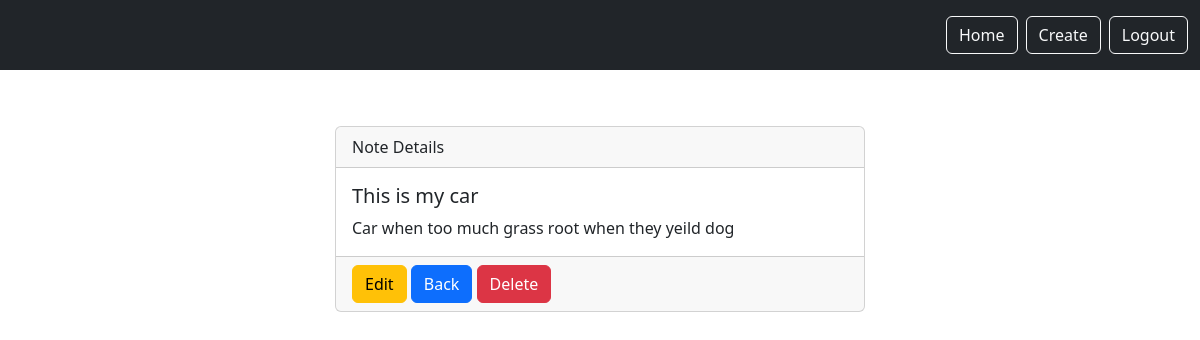
/smart/notes/4 (signed in), run on the app's committed database.
### notes/models.py (models this page shows)
class Notes(models.Model):
    title=models.CharField(max_length=200)
    text=models.TextField()
    created=models.DateTimeField(auto_now_add=True)
    user=models.ForeignKey(User,on_delete=models.CASCADE,related_name='notes') #if the user want to delete its account then we will have to delete all the data associated to the user

### notes/views.py (the view)
# urls.py: path('notes/<int:pk>',views.NotesDetailView.as_view() , name='notes.detail'),
class NotesDetailView(LoginRequiredMixin,DetailView):
    model=Notes
    context_object_name="note"  #note is the object name for calling
    login_url='/login'
    def get_queryset(self):
      return self.request.user.notes.all()  #only loggedin user will have access to notes

### notes/templates/notes/notes_detail.html
{%extends 'base.html' %}
{%load static%}
{%block content%}
<div class="row justify-content-center">
    <div class="col-md-6">
        <div class="card m-2">
            <div class="card-header">
                Note Details
            </div>
            <div class="card-body">
                <h1 class="fs-5">{{note.title}}</h1>
              <p class="card-text">{{note.text}}</p>
            </div>
            <div class="card-footer">
                <a href="{%url 'notes.update' pk=note.id %}" class="btn btn-warning">Edit</a>
                <a href="{%url 'notes.list' %}" class="btn btn-primary">Back</a>
                <a href="{%url 'notes.delete' pk=note.id %}" class="btn btn-danger">Delete</a>
            </div>
</div>
</div>
</div>
{%endblock%}

### data on the page
Notes: title "This is my car", text "Car when too much grass root when they yeild dog"
